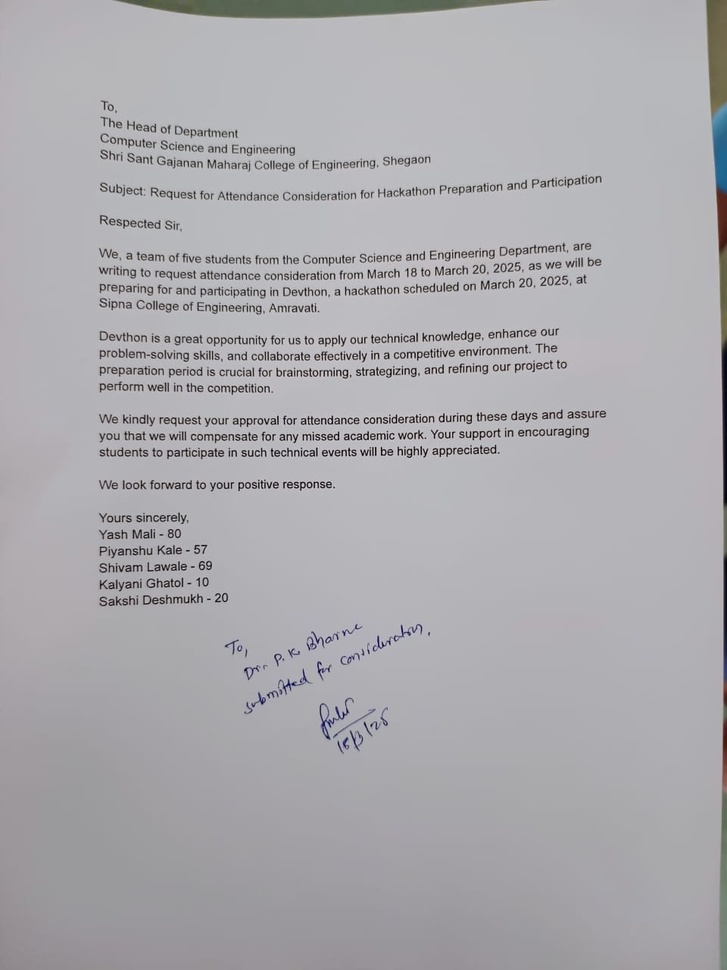
#> input picture src/image.jpeg, 727 x 970 px, shrunk from 960 x 1280 before the run
$ python -i preprocess.py   (imports and definitions only)
#> lines starting #> are read from the running program, lines starting #| are printed output that depends on the picture
import cv2
import numpy as np
from PIL import Image

def preprocess_image(image_path):
#> called with image_path = 'image.jpeg'
    if isinstance(image_path, Image.Image):
        image = np.array(image_path)
    else:
        image = np.array(Image.open(image_path))
#> image is the input picture: shape (970, 727, 3); mean R, G, B 171.1, 169.9, 174

    gray = cv2.cvtColor(image, cv2.COLOR_RGB2GRAY)

    clahe = cv2.createCLAHE(clipLimit=3.0, tileGridSize=(8, 8))
    enhanced = clahe.apply(gray)

    adaptive_thresh = cv2.adaptiveThreshold(
        enhanced, 255, cv2.ADAPTIVE_THRESH_GAUSSIAN_C,
        cv2.THRESH_BINARY, 11, 2
    )
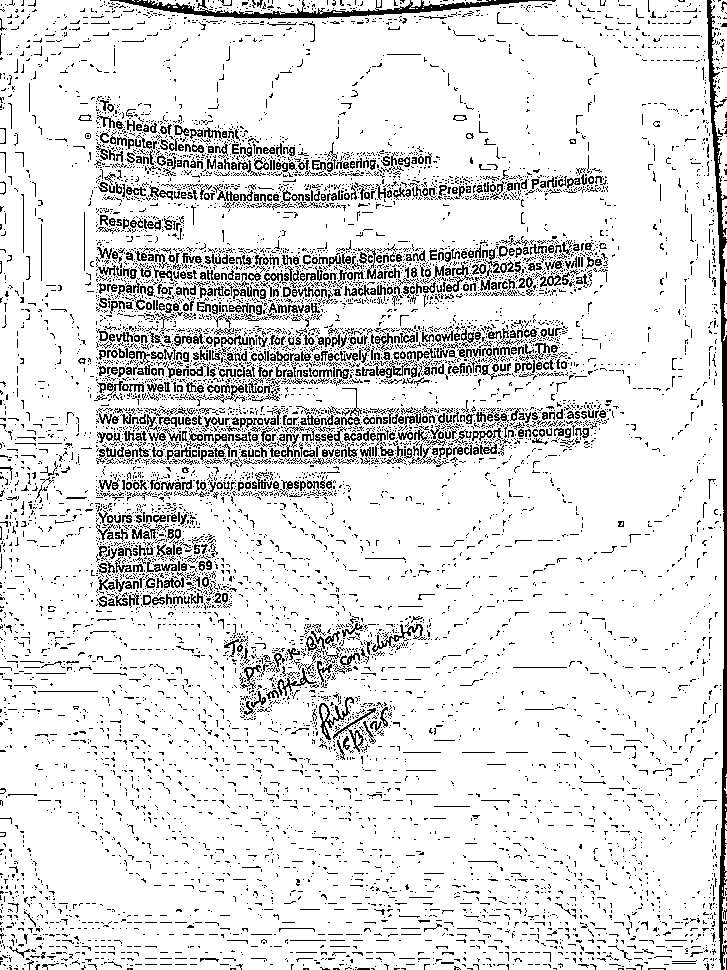
#> adaptive_thresh: shape (970, 727); 88.3% white; black in thin lines or dots

    coords = np.column_stack(np.where(adaptive_thresh > 0))
#> coords = 622789 pairs, first value 0 to 969, second value 0 to 726

    if len(coords) > 0:
        angle = cv2.minAreaRect(coords)[-1]
#> angle = -90
        angle = -(90 + angle) if angle < -45 else -angle
#> angle = 0
    else:
        angle = 0

    (h, w) = adaptive_thresh.shape[:2]
#> h = 970; w = 727
    center = (w // 2, h // 2)
#> center = (363, 485)
    M = cv2.getRotationMatrix2D(center, angle, 1.0)
#> M = [[1, 0, 0], [0, 1, 0]]

    deskewed = cv2.warpAffine(
        adaptive_thresh, M, (w, h),
        flags=cv2.INTER_CUBIC, borderMode=cv2.BORDER_REPLICATE
    )

    return Image.fromarray(deskewed)

>>> result = preprocess_image('image.jpeg')
